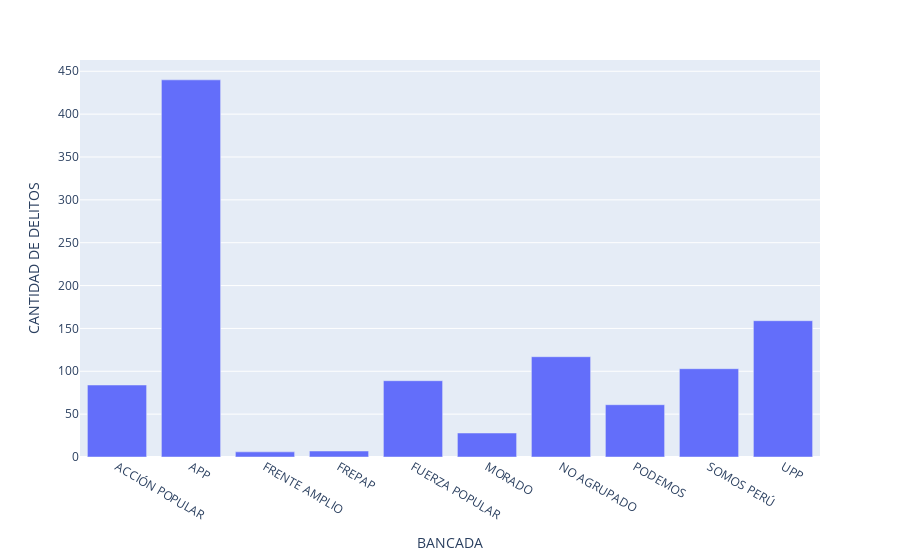

The notebook cell this image was saved under:
### Code cell
fig = px.bar(df_Partido, x='BANCADA', y='CANTIDAD DE DELITOS')
fig.show()

### Figure 1 — Plotly figure (JSON) as saved in the notebook; plotly's stock layout.template omitted (floating-point values rounded to 4 significant figures)
{"data": [{"alignmentgroup": "True", "hovertemplate": "BANCADA=%{x}<br>CANTIDAD DE DELITOS=%{y}<extra></extra>", "legendgroup": "", "marker": {"color": "#636efa"}, "name": "", "offsetgroup": "", "orientation": "v", "showlegend": false, "textposition": "auto", "type": "bar", "x": ["ACCIÓN POPULAR", "APP", "FRENTE AMPLIO", "FREPAP", "FUERZA POPULAR", "MORADO", "NO AGRUPADO", "PODEMOS", "SOMOS PERÚ", "UPP"], "xaxis": "x", "y": [84, 440, 6, 7, 89, 28, 117, 61, 103, 159], "yaxis": "y"}], "layout": {"barmode": "relative", "legend": {"tracegroupgap": 0}, "margin": {"t": 60}, "xaxis": {"anchor": "y", "domain": [0, 1], "title": {"text": "BANCADA"}}, "yaxis": {"anchor": "x", "domain": [0, 1], "title": {"text": "CANTIDAD DE DELITOS"}}}}
